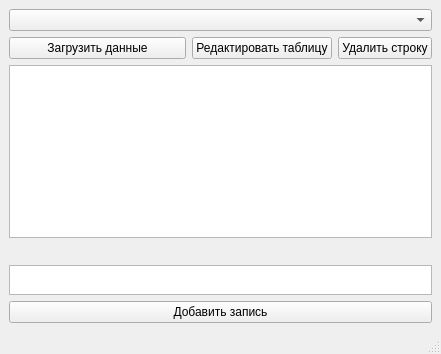
<?xml version="1.0" encoding="UTF-8"?>
<ui version="4.0">
 <class>MainWindow</class>
 <widget class="QMainWindow" name="MainWindow">
  <property name="geometry">
   <rect>
    <x>0</x>
    <y>0</y>
    <width>441</width>
    <height>354</height>
   </rect>
  </property>
  <property name="windowTitle">
   <string>MainWindow</string>
  </property>
  <widget class="QWidget" name="centralwidget">
   <layout class="QGridLayout" name="gridLayout">
    <item row="1" column="0">
     <layout class="QHBoxLayout" name="horizontalLayout">
      <item>
       <widget class="QPushButton" name="loadTableButton">
        <property name="sizePolicy">
         <sizepolicy hsizetype="Expanding" vsizetype="Expanding">
          <horstretch>0</horstretch>
          <verstretch>0</verstretch>
         </sizepolicy>
        </property>
        <property name="maximumSize">
         <size>
          <width>16777215</width>
          <height>30</height>
         </size>
        </property>
        <property name="text">
         <string>Загрузить данные</string>
        </property>
       </widget>
      </item>
      <item>
       <widget class="QPushButton" name="editTableButton">
        <property name="maximumSize">
         <size>
          <width>16777215</width>
          <height>30</height>
         </size>
        </property>
        <property name="text">
         <string>Редактировать таблицу</string>
        </property>
       </widget>
      </item>
      <item>
       <widget class="QPushButton" name="deleteRowButton">
        <property name="maximumSize">
         <size>
          <width>16777215</width>
          <height>30</height>
         </size>
        </property>
        <property name="text">
         <string>Удалить строку</string>
        </property>
       </widget>
      </item>
     </layout>
    </item>
    <item row="0" column="0">
     <widget class="QComboBox" name="listTables"/>
    </item>
    <item row="2" column="0">
     <widget class="QTableWidget" name="dbTable">
      <property name="enabled">
       <bool>true</bool>
      </property>
      <property name="sizePolicy">
       <sizepolicy hsizetype="Expanding" vsizetype="Expanding">
        <horstretch>0</horstretch>
        <verstretch>0</verstretch>
       </sizepolicy>
      </property>
      <attribute name="verticalHeaderVisible">
       <bool>false</bool>
      </attribute>
     </widget>
    </item>
    <item row="4" column="0">
     <widget class="QTableWidget" name="addRowTable">
      <property name="maximumSize">
       <size>
        <width>16777215</width>
        <height>30</height>
       </size>
      </property>
      <property name="rowCount">
       <number>1</number>
      </property>
      <attribute name="horizontalHeaderVisible">
       <bool>false</bool>
      </attribute>
      <attribute name="verticalHeaderVisible">
       <bool>false</bool>
      </attribute>
      <row/>
     </widget>
    </item>
    <item row="5" column="0">
     <widget class="QPushButton" name="addRowButton">
      <property name="text">
       <string>Добавить запись</string>
      </property>
     </widget>
    </item>
    <item row="3" column="0">
     <spacer name="verticalSpacer">
      <property name="orientation">
       <enum>Qt::Vertical</enum>
      </property>
      <property name="sizeHint" stdset="0">
       <size>
        <width>20</width>
        <height>40</height>
       </size>
      </property>
     </spacer>
    </item>
   </layout>
  </widget>
  <widget class="QMenuBar" name="menubar">
   <property name="geometry">
    <rect>
     <x>0</x>
     <y>0</y>
     <width>441</width>
     <height>21</height>
    </rect>
   </property>
  </widget>
  <widget class="QStatusBar" name="statusbar"/>
 </widget>
 <resources/>
 <connections/>
</ui>
